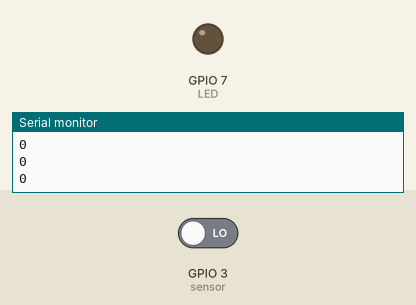
This sketch was run on a simulated ESP8266 (NodeMCU). Shown: output pins drawn as LEDs (lit = HIGH), the last lines printed to the serial monitor. Inputs (shaded band) come from the test bench; at power-on: GPIO 3 (sensor) LOW.

Above: at 1.2 s.
1.3 s: GPIO 3 (sensor) driven HIGH
At 2.4 s:
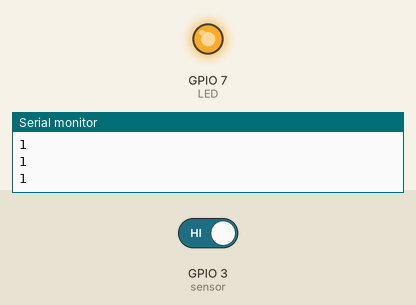
2.8 s: GPIO 3 (sensor) driven LOW
At 3.6 s:
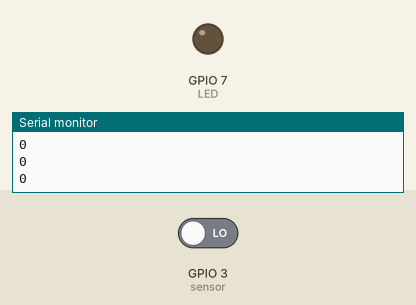
Timing chart, 0 to 5.8 s (numbered marks = the images above; inputs shaded):
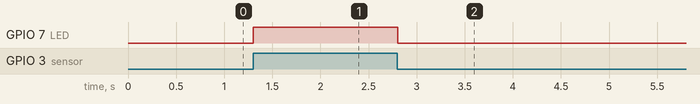

Measured:
- after the input at 1.3 s, GPIO 7 (LED): LOW → HIGH at once
- after the input at 2.8 s, GPIO 7 (LED): HIGH → LOW at once

The sketch:

ex17_checkingSensor.ino
```cpp
// 뒤집었을 때 핀이 상단에 위치
// 핀
// GND / OUT / VCC

// 드라이버 영역 (시계방향 최소)
// 왼쪽 : 감지 범위 설정(최대 7m)
// 오른쪽 : 딜레이 시간 설정(0.3s ~ 5m)

#define sensor 3
#define LED 7

void setup() {
  pinMode(sensor, INPUT);
  pinMode(LED, OUTPUT);
  Serial.begin(9600);
}

void loop() {
  int sensorValue = digitalRead(sensor);
  if(sensorValue == 1){
    digitalWrite(LED, HIGH);
  } else {
    digitalWrite(LED, LOW);
  }
  Serial.println(sensorValue);
  delay(100);

}
```
